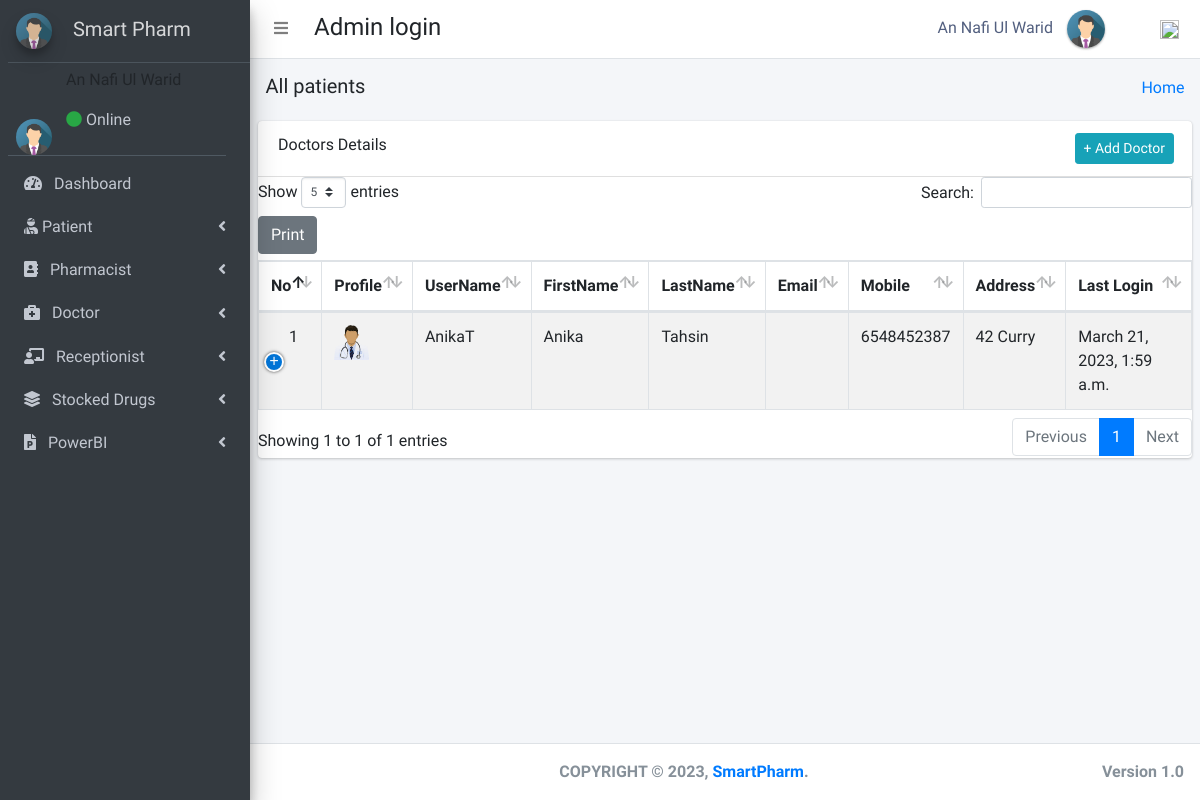
The app's page /admin_user/manage_doctor/ (signed in), older data.
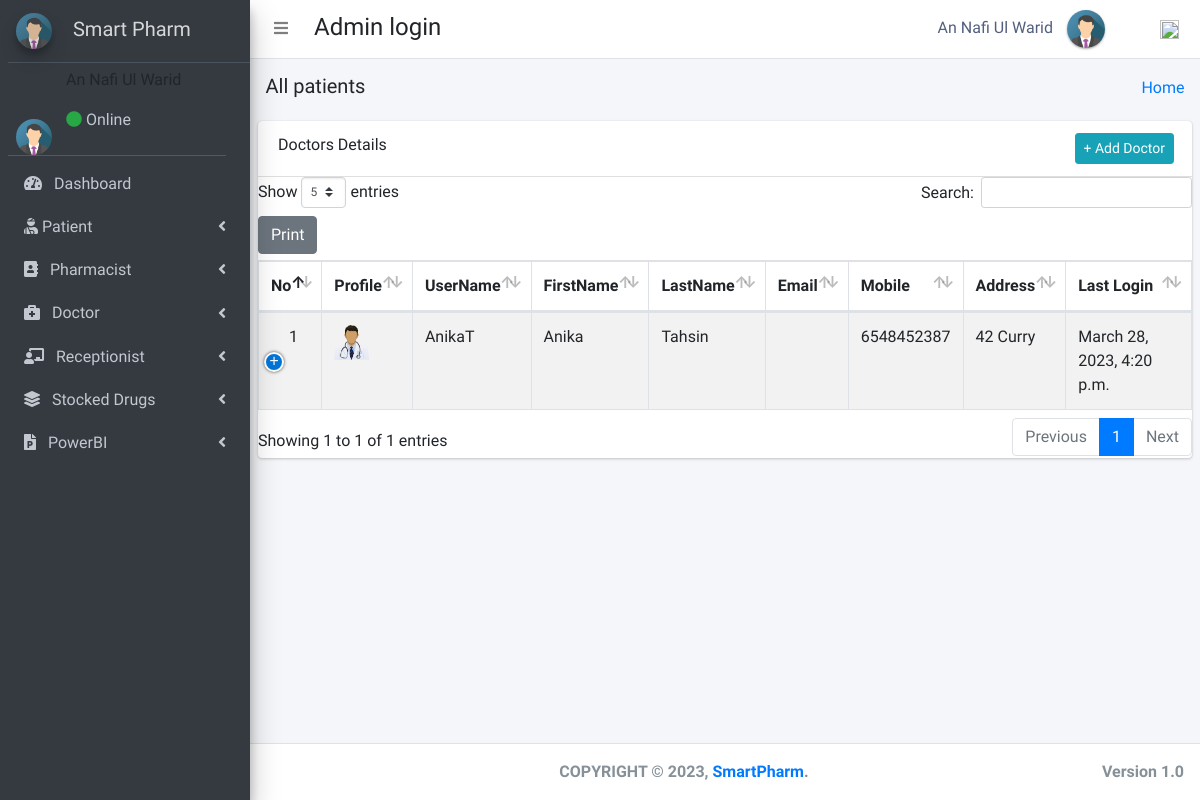
The same page, newer data.
### pharmacy/models.py (models this page shows, shortened)
class Doctor(models.Model):
    gender_category = (
        ('Male', 'Male'),
        ('Female', 'Female'),
    )
    admin = models.OneToOneField(CustomUser, null=True, on_delete=models.CASCADE)
    emp_no = models.CharField(max_length=100, null=True, blank=True)
    age = models.IntegerField(default='0', blank=True, null=True)
    gender = models.CharField(max_length=100, null=True, choices=gender_category)
    mobile = models.CharField(max_length=10, null=True, blank=True)
    address = models.CharField(max_length=300, null=True, blank=True)
    profile_pic = models.ImageField(default="doctor.png", null=True, blank=True)
    created_at = models.DateTimeField(auto_now_add=True)
    updated_at = models.DateTimeField(auto_now=True)
    objects = models.Manager()

class CustomUser(AbstractUser):
    user_type_data = ((1, "AdminHOD"), (2, "Pharmacist"), (3, "Doctor"), (4, "PharmacyClerk"), (5, "Patients"))
    user_type = models.CharField(default=1, choices=user_type_data, max_length=10)

### pharmacy/HODViews.py (the view)
# urls.py: path('admin_user/manage_doctor/',HODViews.manageDoctor,name='manage_doctor'),
def manageDoctor(request):
    staffs = Doctor.objects.all()
    context = {
        "staffs": staffs,
        "title": "Dotors Details"
    }
    return render(request, 'hod_templates/manage_doctor.html', context)

### pharmacy/LoginCheckMiddleWare.py (called while the page is built, shortened)
    def process_view(self, request, view_func, view_args, view_kwargs):
        modulename = view_func.__module__
        user = request.user
        if user.is_authenticated:
            if user.user_type == "1":
                if modulename == "pharmacy.HODViews":
                    pass
                elif modulename == "":
                    pass
                elif modulename == "pharmacy.views" or modulename == "django.views.static":
                    pass
                else:
                    pass
            else:
                return redirect("login")
        else:
            if request.path == reverse("login"):
                pass
            else:
                return redirect("login")

### pharmacy/templates/hod_templates/manage_doctor.html (shortened to what this page needs)
{% extends 'hod_templates/base_template.html'%} {% block page_title %}
<h5>All patients</h5>
{% endblock page_title %} {% block main_content %}
<section class="content">
    <div class="row">
        <div class="col-md-12">
            <div class="card card-primar sc">
                <div class="card-header">
                    <span>Doctors Details</span>
                    <div class="card-tools d-flex">
                        <a class="btn btn-sm btn-info mr-2" href="{% url 'add_doctor' %}" role="button">+ Add Doctor</a>
                    </div>
                </div>
                <table class="table table-bordered table-hover dataTable" id="plist">
                    <thead>
                        <tr>
                            <th>No</th>
                            <th>Profile</th>
                            <th>UserName</th>
                            <th>FirstName</th>
                            <th>LastName</th>
                            <th>Email</th>
                            <th>Mobile</th>
                            <th>Address</th>
                            <th>Last Login</th>
                        </tr>
                    </thead>
                    <tbody>
                        {% for staff in staffs %}
                        <tr class="hov">
                            <td>{{forloop.counter}}</td>
                            <td> <img src="{{staff.profile_pic.url}}" class="" width="35" height="35" alt=""></td>
                            <td>{{staff.admin.username}}</td>
                            <td>{{staff.admin.first_name}}</td>
                            <td>{{staff.admin.last_name}}</td>
                            <td>{{staff.admin.email}}</td>
                            <td>{{staff.mobile}}</td>
                            <td>{{staff.address}}</td>
                            <td>{{staff.admin.last_login}}</td>
                        </tr>
                        {% endfor %}
                    </tbody>
                </table>
            </div>
        </div>
    </div>
</section>
{% endblock %}

Row changes from the older to the newer data that the page shows:
changed through a linked row, Doctor "42 Curry": admin.last_login "March 21, 2023, 1:59 a.m." → "March 28, 2023, 4:20 p.m."
